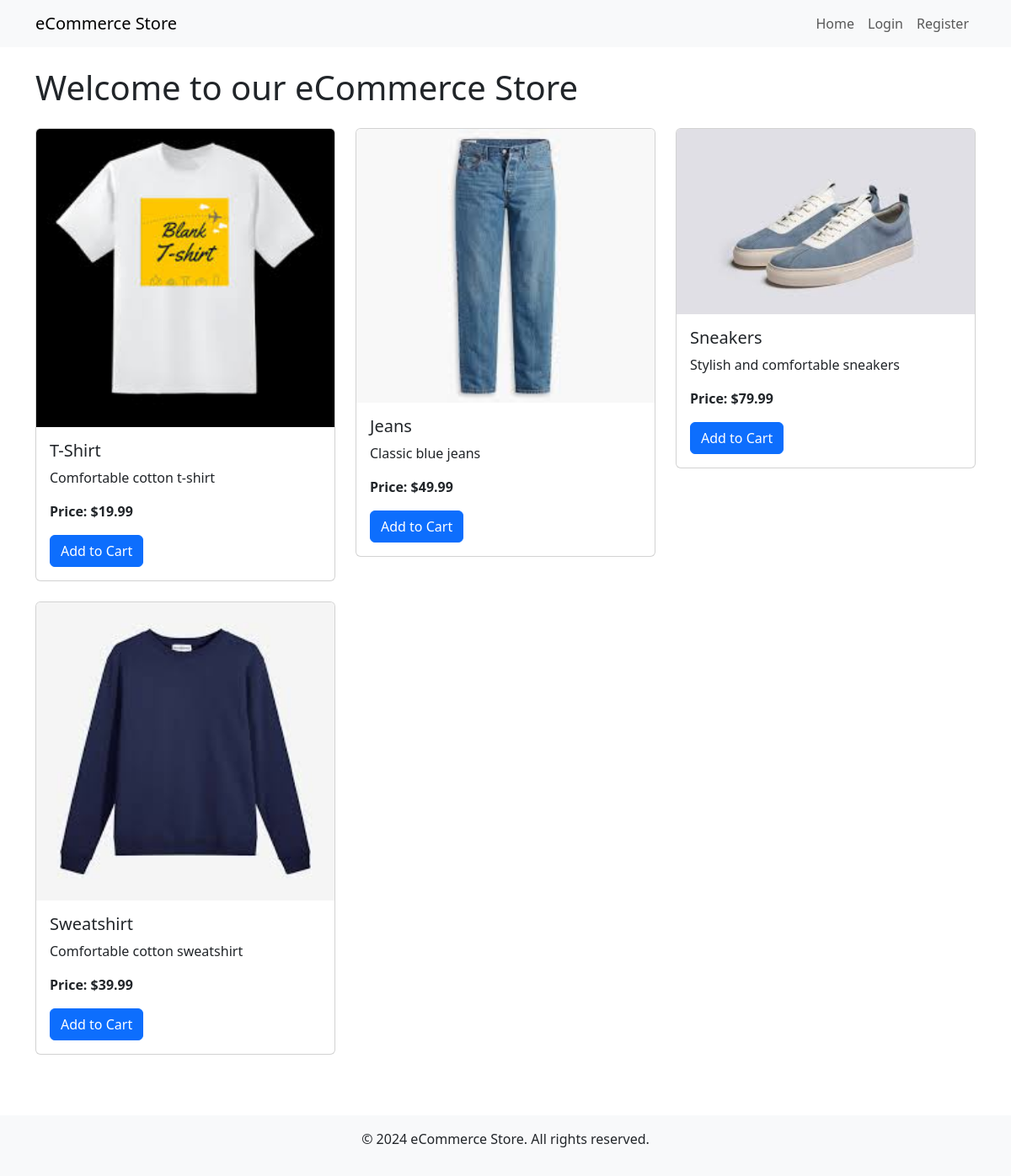
The page / on the database its author committed.
### app.py (models this page shows)
class Product(db.Model):
    id = db.Column(db.Integer, primary_key=True)
    name = db.Column(db.String(100), nullable=False)
    description = db.Column(db.Text, nullable=False)
    price = db.Column(db.Float, nullable=False)
    image_url = db.Column(db.String(200))
    cart_items = db.relationship('CartItem', backref='product', lazy=True)

### app.py (the view)
@app.route('/')
def home():
    products = Product.query.all()
    return render_template('home.html', products=products)

### templates/home.html (shortened to what this page needs)
{% extends "base.html" %}
{% block content %}
<h1 class="mb-4">Welcome to our eCommerce Store</h1>
<div class="row">
    {% for product in products %}
    <div class="col-md-4 mb-4">
        <div class="card">
            <img src="{{ product.image_url }}" class="card-img-top" alt="{{ product.name }}">
            <div class="card-body">
                <h5 class="card-title">{{ product.name }}</h5>
                <p class="card-text">{{ product.description }}</p>
                <p class="card-text"><strong>Price: ${{ "%.2f"|format(product.price) }}</strong></p>
                <a href="{{ url_for('add_to_cart', product_id=product.id) }}" class="btn btn-primary">Add to Cart</a>
            </div>
        </div>
    </div>
    {% endfor %}
</div>
{% endblock %}

### templates/base.html (shortened to what this page needs)
<!DOCTYPE html>
<html lang="en">
<head>
    <link rel="stylesheet" href="https://cdnjs.cloudflare.com/ajax/libs/bootstrap/5.3.0/css/bootstrap.min.css">
</head>
<body>
    <nav class="navbar navbar-expand-lg navbar-light bg-light">
        <div class="container">
            <a class="navbar-brand" href="{{ url_for('home') }}">eCommerce Store</a>
            <div class="collapse navbar-collapse" id="navbarNav">
                <ul class="navbar-nav ms-auto">
                    <li class="nav-item">
                        <a class="nav-link" href="{{ url_for('home') }}">Home</a>
                    </li>
                    {% if current_user.is_authenticated %}
                        <li class="nav-item">
                            <a class="nav-link" href="{{ url_for('cart') }}">Cart</a>
                        </li>
                        <li class="nav-item">
                            <a class="nav-link" href="{{ url_for('logout') }}">Logout</a>
                        </li>
                    {% else %}
                        <li class="nav-item">
                            <a class="nav-link" href="{{ url_for('login') }}">Login</a>
                        </li>
                        <li class="nav-item">
                            <a class="nav-link" href="{{ url_for('register') }}">Register</a>
                        </li>
                    {% endif %}
                </ul>
            </div>
        </div>
    </nav>
    <div class="container mt-4">
        {% block content %}
        {% endblock %}
    </div>
    <footer class="mt-5 py-3 bg-light">
        <div class="container text-center">
            <p>&copy; 2024 eCommerce Store. All rights reserved.</p>
        </div>
    </footer>
</body>
</html>

### rows shown on the page
Product: image_url (picture), name "T-Shirt", description "Comfortable cotton t-shirt", price "19.99"
Product: image_url (picture), name "Jeans", description "Classic blue jeans", price "49.99"
Product: image_url (picture), name "Sneakers", description "Stylish and comfortable sneakers", price "79.99"
Product: image_url (picture), name "Sweatshirt", description "Comfortable cotton sweatshirt", price "39.99"
